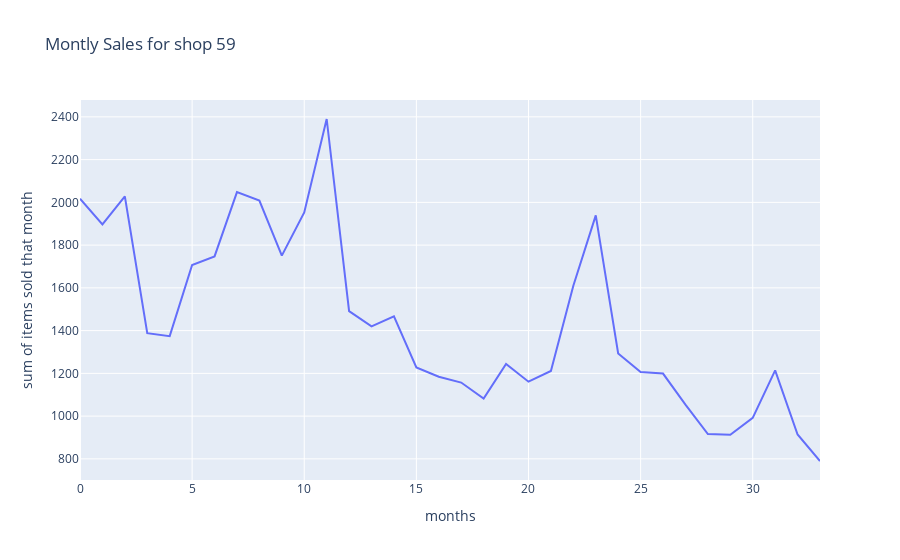

Notebook source saved alongside this figure:
### Code cell
#plot monthly sales
plot_data = [
    go.Scatter(
        x=df_sales['date_block_num'],
        y=df_sales['item_cnt_day'],
    )
]
plot_layout = go.Layout(
        title='Montly Sales for shop 59',
        xaxis_title="months",
        yaxis_title="sum of items sold that month",
    )
fig = go.Figure(data=plot_data, layout=plot_layout)
pyoff.iplot(fig)

### Figure 1 — Plotly figure (JSON) as saved in the notebook; plotly's stock layout.template omitted (floating-point values rounded to 4 significant figures)
{"data": [{"type": "scatter", "x": [0, 1, 2, 3, 4, 5, 6, 7, 8, 9, 10, 11, 12, 13, 14, 15, 16, 17, 18, 19, 20, 21, 22, 23, 24, 25, 26, 27, 28, 29, 30, 31, 32, 33], "y": [2017, 1897, 2028, 1388, 1374, 1707, 1747, 2048, 2008, 1751, 1953, 2390, 1491, 1420, 1467, 1228, 1184, 1157, 1082, 1244, 1161, 1211, 1610, 1939, 1293, 1206, 1199, 1054, 916, 913, 992, 1214, 914, 790]}], "layout": {"title": {"text": "Montly Sales for shop 59"}, "xaxis": {"title": {"text": "months"}}, "yaxis": {"title": {"text": "sum of items sold that month"}}}}
